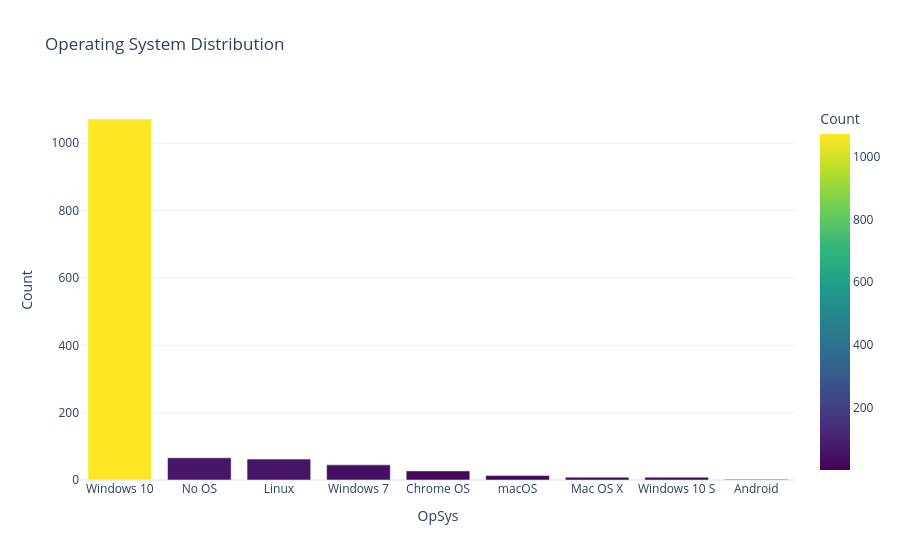

Notebook cell for this chart:
### Markdown cell above
### Chart 5: Operating System Distribution
We look at the spread of operating systems.

### Code cell
opsys_counts = df['OpSys'].value_counts().reset_index()
opsys_counts.columns = ['OpSys', 'Count']
fig_opsys = px.bar(opsys_counts, x='OpSys', y='Count', 
                    title='Operating System Distribution',
                    color='Count', color_continuous_scale='Viridis')
fig_opsys.show()

### Figure 1 — Plotly figure (JSON) as saved in the notebook; plotly's stock layout.template omitted (floating-point values rounded to 4 significant figures)
{"data": [{"hovertemplate": "OpSys=%{x}<br>Count=%{marker.color}<extra></extra>", "legendgroup": "", "marker": {"color": [1072, 66, 62, 45, 27, 13, 8, 8, 2], "coloraxis": "coloraxis", "pattern": {"shape": ""}}, "name": "", "orientation": "v", "showlegend": false, "textposition": "auto", "type": "bar", "x": ["Windows 10", "No OS", "Linux", "Windows 7", "Chrome OS", "macOS", "Mac OS X", "Windows 10 S", "Android"], "xaxis": "x", "y": [1072, 66, 62, 45, 27, 13, 8, 8, 2], "yaxis": "y"}], "layout": {"barmode": "relative", "coloraxis": {"autocolorscale": false, "colorbar": {"title": {"text": "Count"}}, "colorscale": [[0.0, "#440154"], [0.1111, "#482878"], [0.2222, "#3e4989"], [0.3333, "#31688e"], [0.4444, "#26828e"], [0.5556, "#1f9e89"], [0.6667, "#35b779"], [0.7778, "#6ece58"], [0.8889, "#b5de2b"], [1.0, "#fde725"]]}, "legend": {"tracegroupgap": 0}, "title": {"text": "Operating System Distribution"}, "xaxis": {"anchor": "y", "domain": [0.0, 1.0], "title": {"text": "OpSys"}}, "yaxis": {"anchor": "x", "domain": [0.0, 1.0], "title": {"text": "Count"}}}}
